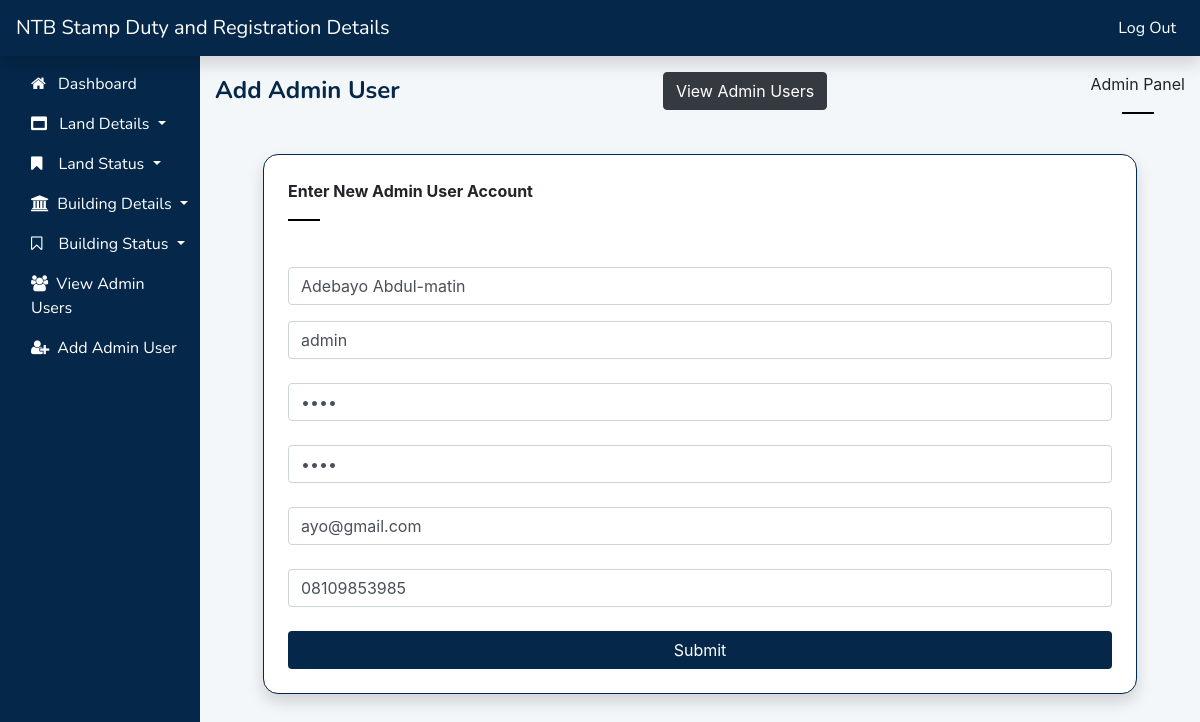
Screenshot of /addadmin.php?id=1 (signed in) with the database file from the repository.
### tables this page shows
CREATE TABLE `users` (
  `id` int(11) NOT NULL,
  `user_id` varchar(255) NOT NULL,
  `name` varchar(255) NOT NULL,
  `password` varchar(255) NOT NULL,
  `email` varchar(255) NOT NULL,
  `phone_number` varchar(255) NOT NULL
);

### addadmin.php (the view, shortened to what this page needs)
<?php
    require('connect_db.php');
    if(isset($_GET['id'])){
        $id = $_GET['id'];
        $query = "SELECT id, user_id, name, password, email, phone_number FROM users WHERE id = '$id'";
        $result = mysqli_query($conn, $query);
        if(mysqli_num_rows($result) == 1){
            while($row = mysqli_fetch_array($result)){
                $user_id = $row['user_id'];
                $name = $row['name'];
                $pwd = $row['password'];
                $email = $row['email'];
                $phone = $row['phone_number'];
            }
        }
    }
?>
<div class="col-md-10 col-sm-9 pt-3 main-body">
    <div class="d-flex justify-content-between">
        <span class="active-page">Add Admin User</span>
        <div><a href="viewadmin.php" class="btn btn-dark status-btn text-center">View Admin Users</a></div>
        <span>Admin Panel<hr class="hr-line"></span>
    </div>
    <div class="p-4 mr-5 ml-5 mb-5 mt-4 shadow" style="background-color: #fff; border-radius: 15px; border: 1px solid #052749">
        <b class="mt-2">Enter New Admin User Account</b><br>
        <hr class="float-left hr-line"><br>
        <span id="error-name" class="p-1" style="color: red;"></span>
        <span id="error-uID" class="p-1" style="color: red;"></span>
        <span id="error-cpwd" class="p-1" style="color: red;"></span>
        <form action="addadmin_action.php?id=<?php if(isset($_GET['id'])) echo $_GET['id']; else echo 'new-rec';?>" method="post" name="form-signup" onsubmit="return signupformValidation()">
            <input type="text" placeholder="Name" class="form-control mr-sm-3 mt-3" name="name" value="<?php if(isset($_GET['id'])) echo $name ?>"required>
            <input type="text" placeholder="User ID"  class="form-control mt-3" name="uID" value="<?php if(isset($_GET['id'])) echo $user_id ?>" required>
            <input type="password" placeholder="Password" class="form-control mr-sm-3 mt-4" name="pwd" value="<?php if(isset($_GET['id'])) echo $pwd ?>" required>
            <input type="password" placeholder="Confirm Password" class="form-control mt-4" name="cpwd" value="<?php if(isset($_GET['id'])) echo $pwd ?>" required>
            <input type="email" placeholder="Email" class="form-control mr-sm-3 mt-4" name="email" value="<?php if(isset($_GET['id'])) echo $email ?>" required>
            <input type="number" placeholder="Phone Number" class="form-control mt-4" name="phone" value="<?php if(isset($_GET['id'])) echo $phone ?>" required>
            <input type="submit" value="Submit" class="form-control mr-3 mt-4 btn-submit" name="submit">
        </form>
    </div>
</div>

### assets/css/style.css (style rules this page uses)
.hr-line { width: 30px; border: 0.05px solid black; }
.btn-submit { padding: 3px 35px; background: #052749; border: 2px solid #00000000; color: white; }
b { font-family: 'Inter', 'Courier New', Courier, monospace; }
.nav-header { background-color: #052749; }
.navbar a { color: #fff; font-family: 'Nunito', 'Trebuchet MS', 'Lucida Sans Unicode', 'Lucida Grande', 'Lucida Sans', Arial, sans-serif; }
.side-nav { background-color: #052749; position: fixed; z-index: 1; overflow-x: hidden; height: 100%; }
.active-page { color: #052749; font-weight: bold; font-size: x-large; font-family: 'Nunito', 'Trebuchet MS', 'Lucida Sans Unicode', 'Lucida Grande', 'Lucida Sans', Arial, sans-serif; }
.main-body { margin-left: auto; }

### rows the page displays
users: name "Adebayo Abdul-matin", uID "admin", email "ayo@gmail.com", phone "08109853985"
